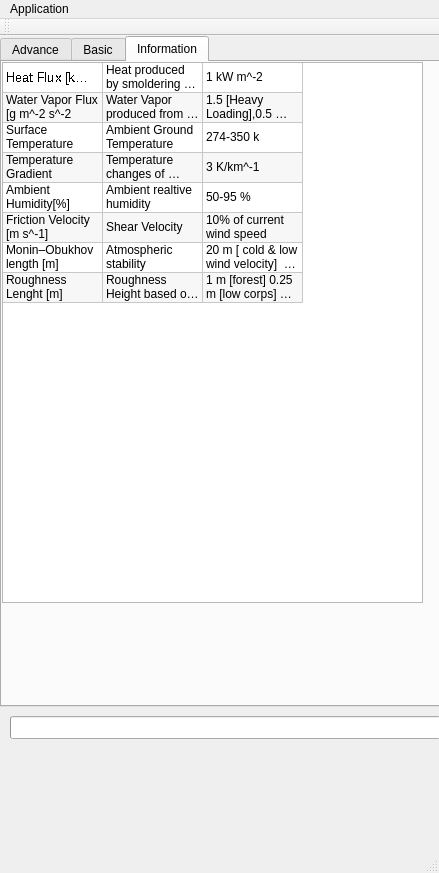
<?xml version="1.0" encoding="UTF-8"?>
<ui version="4.0">
 <class>MainWindow</class>
 <widget class="QMainWindow" name="MainWindow">
  <property name="geometry">
   <rect>
    <x>0</x>
    <y>0</y>
    <width>439</width>
    <height>873</height>
   </rect>
  </property>
  <property name="windowTitle">
   <string>SAM V.0 alpha</string>
  </property>
  <widget class="QWidget" name="centralWidget">
   <widget class="QTabWidget" name="tabWidget">
    <property name="geometry">
     <rect>
      <x>0</x>
      <y>0</y>
      <width>461</width>
      <height>671</height>
     </rect>
    </property>
    <property name="currentIndex">
     <number>2</number>
    </property>
    <widget class="QWidget" name="ADVNC_TAB">
     <attribute name="title">
      <string>Advance</string>
     </attribute>
     <widget class="QToolBox" name="toolbox">
      <property name="geometry">
       <rect>
        <x>10</x>
        <y>20</y>
        <width>431</width>
        <height>621</height>
       </rect>
      </property>
      <property name="currentIndex">
       <number>0</number>
      </property>
      <widget class="QWidget" name="INPUT_VAR">
       <property name="geometry">
        <rect>
         <x>0</x>
         <y>0</y>
         <width>431</width>
         <height>486</height>
        </rect>
       </property>
       <attribute name="label">
        <string>Input Variables</string>
       </attribute>
       <widget class="QGroupBox" name="S_V">
        <property name="geometry">
         <rect>
          <x>0</x>
          <y>10</y>
          <width>411</width>
          <height>111</height>
         </rect>
        </property>
        <property name="title">
         <string>Smoldering Properties </string>
        </property>
        <widget class="QWidget" name="gridLayoutWidget">
         <property name="geometry">
          <rect>
           <x>0</x>
           <y>20</y>
           <width>411</width>
           <height>91</height>
          </rect>
         </property>
         <layout class="QGridLayout" name="gridLayout">
          <property name="leftMargin">
           <number>10</number>
          </property>
          <property name="rightMargin">
           <number>10</number>
          </property>
          <property name="horizontalSpacing">
           <number>100</number>
          </property>
          <item row="0" column="0">
           <widget class="QLabel" name="label">
            <property name="text">
             <string>Vapor Flux [g/ m^2 s]</string>
            </property>
           </widget>
          </item>
          <item row="0" column="1">
           <widget class="QLineEdit" name="V_flux">
            <property name="alignment">
             <set>Qt::AlignCenter</set>
            </property>
           </widget>
          </item>
          <item row="1" column="0">
           <widget class="QLabel" name="label_2">
            <property name="text">
             <string>Heat Flux [kW /m^2]</string>
            </property>
           </widget>
          </item>
          <item row="1" column="1">
           <widget class="QLineEdit" name="H_flux">
            <property name="alignment">
             <set>Qt::AlignCenter</set>
            </property>
           </widget>
          </item>
         </layout>
        </widget>
       </widget>
       <widget class="QGroupBox" name="AMB_V">
        <property name="geometry">
         <rect>
          <x>0</x>
          <y>130</y>
          <width>411</width>
          <height>201</height>
         </rect>
        </property>
        <property name="title">
         <string>Ambient Conditions</string>
        </property>
        <property name="checkable">
         <bool>true</bool>
        </property>
        <widget class="QWidget" name="gridLayoutWidget_2">
         <property name="geometry">
          <rect>
           <x>0</x>
           <y>10</y>
           <width>411</width>
           <height>181</height>
          </rect>
         </property>
         <layout class="QGridLayout" name="gridLayout_2">
          <property name="leftMargin">
           <number>10</number>
          </property>
          <property name="rightMargin">
           <number>50</number>
          </property>
          <property name="horizontalSpacing">
           <number>100</number>
          </property>
          <item row="1" column="1">
           <widget class="QLineEdit" name="T_Grad">
            <property name="alignment">
             <set>Qt::AlignCenter</set>
            </property>
           </widget>
          </item>
          <item row="0" column="1">
           <widget class="QLineEdit" name="T_S">
            <property name="alignment">
             <set>Qt::AlignCenter</set>
            </property>
           </widget>
          </item>
          <item row="2" column="1">
           <widget class="QLineEdit" name="RH">
            <property name="alignment">
             <set>Qt::AlignCenter</set>
            </property>
           </widget>
          </item>
          <item row="0" column="0">
           <widget class="QLabel" name="label_3">
            <property name="text">
             <string>Surface Temperature [K]</string>
            </property>
           </widget>
          </item>
          <item row="1" column="0">
           <widget class="QLabel" name="label_4">
            <property name="text">
             <string>Temperature Gradient [K/km]</string>
            </property>
           </widget>
          </item>
          <item row="2" column="0">
           <widget class="QLabel" name="label_5">
            <property name="text">
             <string>Relative Humidity [%]</string>
            </property>
           </widget>
          </item>
         </layout>
        </widget>
       </widget>
       <widget class="QGroupBox" name="MET_V">
        <property name="geometry">
         <rect>
          <x>0</x>
          <y>330</y>
          <width>411</width>
          <height>121</height>
         </rect>
        </property>
        <property name="title">
         <string>Meteorology</string>
        </property>
        <property name="checkable">
         <bool>true</bool>
        </property>
        <widget class="QWidget" name="gridLayoutWidget_3">
         <property name="geometry">
          <rect>
           <x>0</x>
           <y>20</y>
           <width>411</width>
           <height>101</height>
          </rect>
         </property>
         <layout class="QGridLayout" name="gridLayout_3">
          <property name="sizeConstraint">
           <enum>QLayout::SetFixedSize</enum>
          </property>
          <property name="leftMargin">
           <number>10</number>
          </property>
          <property name="rightMargin">
           <number>50</number>
          </property>
          <property name="horizontalSpacing">
           <number>100</number>
          </property>
          <item row="0" column="0">
           <widget class="QLabel" name="label_6">
            <property name="text">
             <string> Friction Velocity</string>
            </property>
           </widget>
          </item>
          <item row="2" column="0">
           <widget class="QLabel" name="label_8">
            <property name="text">
             <string>Roughness lenght [m]</string>
            </property>
           </widget>
          </item>
          <item row="1" column="0">
           <widget class="QLabel" name="label_7">
            <property name="text">
             <string>Monin–Obukhov length [m]</string>
            </property>
           </widget>
          </item>
          <item row="1" column="1">
           <widget class="QLineEdit" name="L_MO">
            <property name="alignment">
             <set>Qt::AlignCenter</set>
            </property>
           </widget>
          </item>
          <item row="0" column="1">
           <widget class="QLineEdit" name="Ustar">
            <property name="alignment">
             <set>Qt::AlignCenter</set>
            </property>
           </widget>
          </item>
          <item row="2" column="1">
           <widget class="QLineEdit" name="z0">
            <property name="alignment">
             <set>Qt::AlignCenter</set>
            </property>
           </widget>
          </item>
         </layout>
        </widget>
       </widget>
       <widget class="QPushButton" name="ADVC_CAL">
        <property name="geometry">
         <rect>
          <x>150</x>
          <y>460</y>
          <width>75</width>
          <height>23</height>
         </rect>
        </property>
        <property name="text">
         <string>Calculate</string>
        </property>
       </widget>
      </widget>
      <widget class="QWidget" name="GRID">
       <property name="geometry">
        <rect>
         <x>0</x>
         <y>0</y>
         <width>431</width>
         <height>486</height>
        </rect>
       </property>
       <attribute name="label">
        <string>Grid Properties</string>
       </attribute>
       <widget class="QGroupBox" name="groupBox_2">
        <property name="enabled">
         <bool>true</bool>
        </property>
        <property name="geometry">
         <rect>
          <x>10</x>
          <y>20</y>
          <width>221</width>
          <height>151</height>
         </rect>
        </property>
        <property name="title">
         <string>Grid Properties</string>
        </property>
        <property name="flat">
         <bool>false</bool>
        </property>
        <property name="checkable">
         <bool>true</bool>
        </property>
        <property name="checked">
         <bool>false</bool>
        </property>
        <widget class="QWidget" name="formLayoutWidget_2">
         <property name="geometry">
          <rect>
           <x>0</x>
           <y>20</y>
           <width>201</width>
           <height>112</height>
          </rect>
         </property>
         <layout class="QFormLayout" name="formLayout_2">
          <property name="horizontalSpacing">
           <number>29</number>
          </property>
          <property name="verticalSpacing">
           <number>5</number>
          </property>
          <property name="rightMargin">
           <number>30</number>
          </property>
          <item row="0" column="0">
           <widget class="QLabel" name="label_15">
            <property name="text">
             <string>Mixture Height</string>
            </property>
           </widget>
          </item>
          <item row="0" column="1">
           <widget class="QLineEdit" name="HZ">
            <property name="text">
             <string>10</string>
            </property>
           </widget>
          </item>
          <item row="1" column="0">
           <spacer name="verticalSpacer_6">
            <property name="orientation">
             <enum>Qt::Vertical</enum>
            </property>
            <property name="sizeHint" stdset="0">
             <size>
              <width>20</width>
              <height>40</height>
             </size>
            </property>
           </spacer>
          </item>
          <item row="2" column="0">
           <widget class="QLabel" name="label_16">
            <property name="text">
             <string>Distance</string>
            </property>
           </widget>
          </item>
          <item row="2" column="1">
           <widget class="QLineEdit" name="H_X">
            <property name="text">
             <string>30</string>
            </property>
           </widget>
          </item>
          <item row="3" column="0">
           <spacer name="verticalSpacer_7">
            <property name="orientation">
             <enum>Qt::Vertical</enum>
            </property>
            <property name="sizeHint" stdset="0">
             <size>
              <width>20</width>
              <height>40</height>
             </size>
            </property>
           </spacer>
          </item>
          <item row="4" column="0">
           <widget class="QLabel" name="label_17">
            <property name="text">
             <string>Grid points in Z</string>
            </property>
           </widget>
          </item>
          <item row="5" column="0">
           <spacer name="verticalSpacer_8">
            <property name="orientation">
             <enum>Qt::Vertical</enum>
            </property>
            <property name="sizeHint" stdset="0">
             <size>
              <width>20</width>
              <height>40</height>
             </size>
            </property>
           </spacer>
          </item>
          <item row="4" column="1">
           <widget class="QLineEdit" name="NZ">
            <property name="text">
             <string>51</string>
            </property>
           </widget>
          </item>
          <item row="6" column="0">
           <widget class="QLabel" name="label_18">
            <property name="text">
             <string>Grid Points in X</string>
            </property>
           </widget>
          </item>
          <item row="6" column="1">
           <widget class="QLineEdit" name="NX">
            <property name="text">
             <string>100</string>
            </property>
           </widget>
          </item>
         </layout>
        </widget>
       </widget>
      </widget>
      <widget class="QWidget" name="TEMP_PLOT">
       <property name="geometry">
        <rect>
         <x>0</x>
         <y>0</y>
         <width>431</width>
         <height>486</height>
        </rect>
       </property>
       <attribute name="label">
        <string>Temperature plots</string>
       </attribute>
       <widget class="QCustomPlot" name="Plot2D" native="true">
        <property name="geometry">
         <rect>
          <x>0</x>
          <y>0</y>
          <width>421</width>
          <height>301</height>
         </rect>
        </property>
       </widget>
      </widget>
      <widget class="QWidget" name="LWC">
       <property name="geometry">
        <rect>
         <x>0</x>
         <y>0</y>
         <width>431</width>
         <height>486</height>
        </rect>
       </property>
       <attribute name="label">
        <string>Concentration Plots</string>
       </attribute>
       <widget class="QCustomPlot" name="CPLOT" native="true">
        <property name="geometry">
         <rect>
          <x>0</x>
          <y>0</y>
          <width>431</width>
          <height>281</height>
         </rect>
        </property>
       </widget>
      </widget>
      <widget class="QWidget" name="MIXING">
       <property name="geometry">
        <rect>
         <x>0</x>
         <y>0</y>
         <width>431</width>
         <height>486</height>
        </rect>
       </property>
       <attribute name="label">
        <string>Mixing plots</string>
       </attribute>
       <widget class="QCustomPlot" name="MX_PLOT" native="true">
        <property name="geometry">
         <rect>
          <x>0</x>
          <y>0</y>
          <width>431</width>
          <height>331</height>
         </rect>
        </property>
       </widget>
      </widget>
     </widget>
    </widget>
    <widget class="QWidget" name="BASC">
     <attribute name="title">
      <string>Basic</string>
     </attribute>
     <widget class="QGroupBox" name="groupBox">
      <property name="geometry">
       <rect>
        <x>0</x>
        <y>20</y>
        <width>431</width>
        <height>401</height>
       </rect>
      </property>
      <property name="title">
       <string>Input Variables</string>
      </property>
      <widget class="QWidget" name="formLayoutWidget">
       <property name="geometry">
        <rect>
         <x>-10</x>
         <y>20</y>
         <width>475</width>
         <height>371</height>
        </rect>
       </property>
       <layout class="QFormLayout" name="formLayout">
        <property name="horizontalSpacing">
         <number>100</number>
        </property>
        <property name="leftMargin">
         <number>20</number>
        </property>
        <property name="rightMargin">
         <number>100</number>
        </property>
        <item row="0" column="0">
         <widget class="QLabel" name="label_9">
          <property name="text">
           <string>Fuel Moisture</string>
          </property>
         </widget>
        </item>
        <item row="0" column="1">
         <widget class="QComboBox" name="FM">
          <item>
           <property name="text">
            <string>Dry (fmc&lt;30%)</string>
           </property>
          </item>
          <item>
           <property name="text">
            <string>Wet(fmc&gt;30%)</string>
           </property>
          </item>
         </widget>
        </item>
        <item row="4" column="0">
         <widget class="QLabel" name="label_11">
          <property name="text">
           <string>Surface Temperature</string>
          </property>
         </widget>
        </item>
        <item row="4" column="1">
         <widget class="QLineEdit" name="T_S_BASIC">
          <property name="text">
           <string>273</string>
          </property>
         </widget>
        </item>
        <item row="1" column="0">
         <spacer name="verticalSpacer_3">
          <property name="orientation">
           <enum>Qt::Vertical</enum>
          </property>
          <property name="sizeHint" stdset="0">
           <size>
            <width>20</width>
            <height>40</height>
           </size>
          </property>
         </spacer>
        </item>
        <item row="2" column="0">
         <widget class="QLabel" name="label_10">
          <property name="text">
           <string>Fuel Type </string>
          </property>
         </widget>
        </item>
        <item row="3" column="0">
         <spacer name="verticalSpacer_4">
          <property name="orientation">
           <enum>Qt::Vertical</enum>
          </property>
          <property name="sizeHint" stdset="0">
           <size>
            <width>20</width>
            <height>40</height>
           </size>
          </property>
         </spacer>
        </item>
        <item row="5" column="0">
         <spacer name="verticalSpacer_2">
          <property name="orientation">
           <enum>Qt::Vertical</enum>
          </property>
          <property name="sizeHint" stdset="0">
           <size>
            <width>20</width>
            <height>40</height>
           </size>
          </property>
         </spacer>
        </item>
        <item row="2" column="1">
         <widget class="QComboBox" name="F_T">
          <item>
           <property name="text">
            <string>Thick Brush</string>
           </property>
          </item>
          <item>
           <property name="text">
            <string>Grass and Tree Litter</string>
           </property>
          </item>
          <item>
           <property name="text">
            <string>Grass</string>
           </property>
          </item>
         </widget>
        </item>
        <item row="6" column="0">
         <widget class="QLabel" name="label_12">
          <property name="text">
           <string>Relative Humidity [%]</string>
          </property>
         </widget>
        </item>
        <item row="6" column="1">
         <widget class="QLineEdit" name="RH_Basic">
          <property name="text">
           <string>50</string>
          </property>
         </widget>
        </item>
        <item row="7" column="0">
         <spacer name="verticalSpacer">
          <property name="orientation">
           <enum>Qt::Vertical</enum>
          </property>
          <property name="sizeHint" stdset="0">
           <size>
            <width>20</width>
            <height>40</height>
           </size>
          </property>
         </spacer>
        </item>
        <item row="8" column="0">
         <widget class="QLabel" name="label_13">
          <property name="text">
           <string>Wind speed </string>
          </property>
         </widget>
        </item>
        <item row="8" column="1">
         <widget class="QLineEdit" name="U_Basic">
          <property name="text">
           <string>1</string>
          </property>
         </widget>
        </item>
        <item row="9" column="0">
         <spacer name="verticalSpacer_5">
          <property name="orientation">
           <enum>Qt::Vertical</enum>
          </property>
          <property name="sizeHint" stdset="0">
           <size>
            <width>20</width>
            <height>40</height>
           </size>
          </property>
         </spacer>
        </item>
        <item row="10" column="1">
         <widget class="QComboBox" name="STBLT">
          <item>
           <property name="text">
            <string>Cold and Low Wind Speed</string>
           </property>
          </item>
          <item>
           <property name="text">
            <string>Moderate</string>
           </property>
          </item>
          <item>
           <property name="text">
            <string>Warm and Cloudy</string>
           </property>
          </item>
         </widget>
        </item>
        <item row="10" column="0">
         <widget class="QLabel" name="label_14">
          <property name="text">
           <string>Atmospheric Stability</string>
          </property>
         </widget>
        </item>
       </layout>
      </widget>
     </widget>
     <widget class="QPushButton" name="Basic_calculate">
      <property name="geometry">
       <rect>
        <x>170</x>
        <y>440</y>
        <width>75</width>
        <height>23</height>
       </rect>
      </property>
      <property name="text">
       <string>Calculate</string>
      </property>
     </widget>
    </widget>
    <widget class="QWidget" name="tab">
     <attribute name="title">
      <string>Information</string>
     </attribute>
     <widget class="QTableWidget" name="Help_table">
      <property name="geometry">
       <rect>
        <x>0</x>
        <y>0</y>
        <width>421</width>
        <height>541</height>
       </rect>
      </property>
      <property name="alternatingRowColors">
       <bool>true</bool>
      </property>
      <property name="selectionMode">
       <enum>QAbstractItemView::MultiSelection</enum>
      </property>
      <property name="gridStyle">
       <enum>Qt::SolidLine</enum>
      </property>
      <attribute name="horizontalHeaderVisible">
       <bool>false</bool>
      </attribute>
      <attribute name="horizontalHeaderCascadingSectionResizes">
       <bool>false</bool>
      </attribute>
      <attribute name="horizontalHeaderHighlightSections">
       <bool>true</bool>
      </attribute>
      <attribute name="horizontalHeaderMinimumSectionSize">
       <number>100</number>
      </attribute>
      <attribute name="horizontalHeaderStretchLastSection">
       <bool>false</bool>
      </attribute>
      <attribute name="verticalHeaderVisible">
       <bool>false</bool>
      </attribute>
      <row>
       <property name="text">
        <string>1</string>
       </property>
      </row>
      <row>
       <property name="text">
        <string>2</string>
       </property>
      </row>
      <row>
       <property name="text">
        <string>3</string>
       </property>
      </row>
      <row>
       <property name="text">
        <string>4</string>
       </property>
      </row>
      <row>
       <property name="text">
        <string>5</string>
       </property>
      </row>
      <row>
       <property name="text">
        <string>6</string>
       </property>
      </row>
      <row>
       <property name="text">
        <string>7</string>
       </property>
      </row>
      <row>
       <property name="text">
        <string>8</string>
       </property>
      </row>
      <column>
       <property name="text">
        <string>Model input parameter</string>
       </property>
      </column>
      <column>
       <property name="text">
        <string>Description</string>
       </property>
      </column>
      <column>
       <property name="text">
        <string>Recommended Values \n if Unavailable</string>
       </property>
      </column>
      <item row="0" column="0">
       <property name="text">
        <string>Heat Flux [kW m^-2]</string>
       </property>
       <property name="font">
        <font>
         <pointsize>10</pointsize>
         <stylestrategy>NoAntialias</stylestrategy>
        </font>
       </property>
       <property name="textAlignment">
        <set>AlignJustify|AlignVCenter</set>
       </property>
       <property name="flags">
        <set>ItemIsSelectable|ItemIsDragEnabled|ItemIsDropEnabled|ItemIsUserCheckable|ItemIsEnabled</set>
       </property>
      </item>
      <item row="0" column="1">
       <property name="text">
        <string>Heat produced by smoldering fuel bed</string>
       </property>
       <property name="flags">
        <set>ItemIsSelectable|ItemIsDragEnabled|ItemIsDropEnabled|ItemIsUserCheckable|ItemIsEnabled</set>
       </property>
      </item>
      <item row="0" column="2">
       <property name="text">
        <string>1 kW m^-2</string>
       </property>
       <property name="flags">
        <set>ItemIsSelectable|ItemIsDragEnabled|ItemIsDropEnabled|ItemIsUserCheckable|ItemIsEnabled</set>
       </property>
      </item>
      <item row="1" column="0">
       <property name="text">
        <string>Water Vapor Flux [g m^-2 s^-2</string>
       </property>
       <property name="flags">
        <set>ItemIsSelectable|ItemIsDragEnabled|ItemIsDropEnabled|ItemIsUserCheckable|ItemIsEnabled</set>
       </property>
      </item>
      <item row="1" column="1">
       <property name="text">
        <string>Water Vapor produced from smoldering fuel bed</string>
       </property>
       <property name="flags">
        <set>ItemIsSelectable|ItemIsDragEnabled|ItemIsDropEnabled|ItemIsUserCheckable|ItemIsEnabled</set>
       </property>
      </item>
      <item row="1" column="2">
       <property name="text">
        <string>1.5 [Heavy Loading],0.5 [Moderated Fuel Loading (grass and tree litter)] .1 [light fuel loading (grass)] , * double values if Fuel moisture Content .40% or on moist ground</string>
       </property>
       <property name="flags">
        <set>ItemIsSelectable|ItemIsDragEnabled|ItemIsDropEnabled|ItemIsUserCheckable|ItemIsEnabled</set>
       </property>
      </item>
      <item row="2" column="0">
       <property name="text">
        <string>Surface Temperature</string>
       </property>
       <property name="flags">
        <set>ItemIsSelectable|ItemIsDragEnabled|ItemIsDropEnabled|ItemIsUserCheckable|ItemIsEnabled</set>
       </property>
      </item>
      <item row="2" column="1">
       <property name="text">
        <string>Ambient Ground Temperature </string>
       </property>
       <property name="flags">
        <set>ItemIsSelectable|ItemIsDragEnabled|ItemIsDropEnabled|ItemIsUserCheckable|ItemIsEnabled</set>
       </property>
      </item>
      <item row="2" column="2">
       <property name="text">
        <string>274-350 k</string>
       </property>
       <property name="flags">
        <set>ItemIsSelectable|ItemIsDragEnabled|ItemIsDropEnabled|ItemIsUserCheckable|ItemIsEnabled</set>
       </property>
      </item>
      <item row="3" column="0">
       <property name="text">
        <string>Temperature Gradient</string>
       </property>
       <property name="flags">
        <set>ItemIsSelectable|ItemIsDragEnabled|ItemIsDropEnabled|ItemIsUserCheckable|ItemIsEnabled</set>
       </property>
      </item>
      <item row="3" column="1">
       <property name="text">
        <string>Temperature changes of stable ambient atmosphere with height</string>
       </property>
       <property name="flags">
        <set>ItemIsSelectable|ItemIsDragEnabled|ItemIsDropEnabled|ItemIsUserCheckable|ItemIsEnabled</set>
       </property>
      </item>
      <item row="3" column="2">
       <property name="text">
        <string>3 K/km^-1</string>
       </property>
       <property name="flags">
        <set>ItemIsSelectable|ItemIsDragEnabled|ItemIsDropEnabled|ItemIsUserCheckable|ItemIsEnabled</set>
       </property>
      </item>
      <item row="4" column="0">
       <property name="text">
        <string>Ambient Humidity[%]</string>
       </property>
       <property name="flags">
        <set>ItemIsSelectable|ItemIsDragEnabled|ItemIsDropEnabled|ItemIsUserCheckable|ItemIsEnabled</set>
       </property>
      </item>
      <item row="4" column="1">
       <property name="text">
        <string>Ambient realtive humidity</string>
       </property>
       <property name="flags">
        <set>ItemIsSelectable|ItemIsDragEnabled|ItemIsDropEnabled|ItemIsUserCheckable|ItemIsEnabled</set>
       </property>
      </item>
      <item row="4" column="2">
       <property name="text">
        <string>50-95 %</string>
       </property>
       <property name="flags">
        <set>ItemIsSelectable|ItemIsDragEnabled|ItemIsDropEnabled|ItemIsUserCheckable|ItemIsEnabled</set>
       </property>
      </item>
      <item row="5" column="0">
       <property name="text">
        <string>Friction Velocity [m s^-1]</string>
       </property>
       <property name="flags">
        <set>ItemIsSelectable|ItemIsDragEnabled|ItemIsDropEnabled|ItemIsUserCheckable|ItemIsEnabled</set>
       </property>
      </item>
      <item row="5" column="1">
       <property name="text">
        <string>Shear Velocity </string>
       </property>
       <property name="flags">
        <set>ItemIsSelectable|ItemIsDragEnabled|ItemIsDropEnabled|ItemIsUserCheckable|ItemIsEnabled</set>
       </property>
      </item>
      <item row="5" column="2">
       <property name="text">
        <string>10% of current wind speed</string>
       </property>
       <property name="flags">
        <set>ItemIsSelectable|ItemIsDragEnabled|ItemIsDropEnabled|ItemIsUserCheckable|ItemIsEnabled</set>
       </property>
      </item>
      <item row="6" column="0">
       <property name="text">
        <string>Monin–Obukhov length [m]</string>
       </property>
       <property name="flags">
        <set>ItemIsSelectable|ItemIsDragEnabled|ItemIsDropEnabled|ItemIsUserCheckable|ItemIsEnabled</set>
       </property>
      </item>
      <item row="6" column="1">
       <property name="text">
        <string>Atmospheric stability </string>
       </property>
       <property name="flags">
        <set>ItemIsSelectable|ItemIsDragEnabled|ItemIsDropEnabled|ItemIsUserCheckable|ItemIsEnabled</set>
       </property>
      </item>
      <item row="6" column="2">
       <property name="text">
        <string>20 m [ cold &amp; low wind velocity]           100 m  [Moderate]         1000 m [ warm and cloudy night]</string>
       </property>
       <property name="flags">
        <set>ItemIsSelectable|ItemIsDragEnabled|ItemIsDropEnabled|ItemIsUserCheckable|ItemIsEnabled</set>
       </property>
      </item>
      <item row="7" column="0">
       <property name="text">
        <string>Roughness Lenght [m]</string>
       </property>
       <property name="flags">
        <set>ItemIsSelectable|ItemIsDragEnabled|ItemIsDropEnabled|ItemIsUserCheckable|ItemIsEnabled</set>
       </property>
      </item>
      <item row="7" column="1">
       <property name="text">
        <string>Roughness Height based on fuel bed height</string>
       </property>
       <property name="flags">
        <set>ItemIsSelectable|ItemIsDragEnabled|ItemIsDropEnabled|ItemIsUserCheckable|ItemIsEnabled</set>
       </property>
      </item>
      <item row="7" column="2">
       <property name="text">
        <string>1 m [forest] 0.25 m [low corps] 0.03 [open flat terrain]</string>
       </property>
       <property name="flags">
        <set>ItemIsSelectable|ItemIsDragEnabled|ItemIsDropEnabled|ItemIsUserCheckable|ItemIsEnabled</set>
       </property>
      </item>
     </widget>
    </widget>
   </widget>
   <widget class="QLabel" name="BASIC_RES">
    <property name="geometry">
     <rect>
      <x>10</x>
      <y>720</y>
      <width>421</width>
      <height>81</height>
     </rect>
    </property>
    <property name="font">
     <font>
      <pointsize>26</pointsize>
     </font>
    </property>
    <property name="text">
     <string/>
    </property>
    <property name="alignment">
     <set>Qt::AlignCenter</set>
    </property>
   </widget>
   <widget class="QProgressBar" name="Basic_Progress">
    <property name="geometry">
     <rect>
      <x>10</x>
      <y>680</y>
      <width>431</width>
      <height>23</height>
     </rect>
    </property>
    <property name="value">
     <number>0</number>
    </property>
    <property name="textVisible">
     <bool>false</bool>
    </property>
   </widget>
  </widget>
  <widget class="QMenuBar" name="menuBar">
   <property name="geometry">
    <rect>
     <x>0</x>
     <y>0</y>
     <width>439</width>
     <height>21</height>
    </rect>
   </property>
   <widget class="QMenu" name="menuMenu">
    <property name="title">
     <string>Application</string>
    </property>
    <addaction name="actionabout"/>
   </widget>
   <addaction name="menuMenu"/>
  </widget>
  <widget class="QToolBar" name="mainToolBar">
   <attribute name="toolBarArea">
    <enum>TopToolBarArea</enum>
   </attribute>
   <attribute name="toolBarBreak">
    <bool>false</bool>
   </attribute>
  </widget>
  <widget class="QStatusBar" name="statusBar"/>
  <action name="actionabout">
   <property name="text">
    <string>About</string>
   </property>
  </action>
 </widget>
 <layoutdefault spacing="6" margin="11"/>
 <customwidgets>
  <customwidget>
   <class>QCustomPlot</class>
   <extends>QWidget</extends>
   <header>qcustomplot.h</header>
   <container>1</container>
  </customwidget>
 </customwidgets>
 <resources/>
 <connections/>
</ui>
